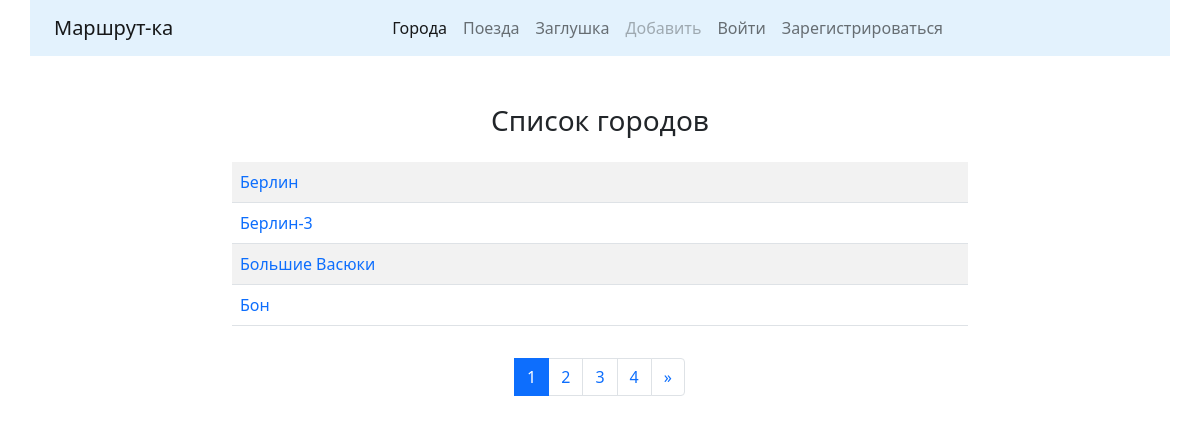
Before: /cities/ with the older database file.
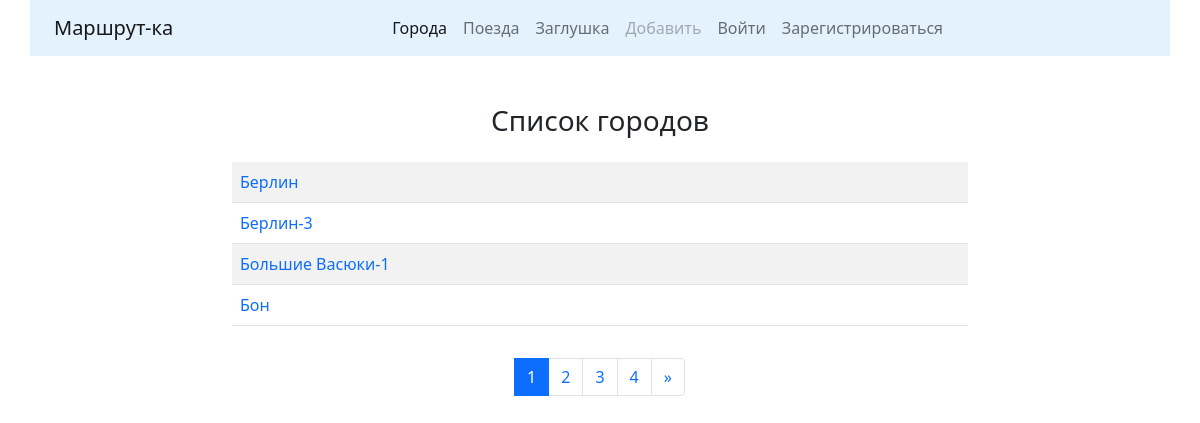
After: the same page with the newer database file.
### cities/models.py (models this page shows, shortened)
class City(models.Model):
    name = models.CharField(max_length=128, unique=True, verbose_name="Город",)
    class Meta:
        verbose_name = "Город"
        verbose_name_plural = "Города"
        ordering = ["name"]  # Сортировка объектов таблицы по имени

### cities/views.py (the view)
# urls.py: path('', CityListView.as_view(), name="cities"),
class CityListView(ListView):
    paginate_by = 4
    model = City
    template_name = "cities/cities.html"
    def get_context_data(self, **kwargs):
        context = super().get_context_data(**kwargs)
        form = CityForm()
        context["form"] = form
        return context

### cities/templates/cities/cities.html (shortened to what this page needs)
{% extends 'main/base.html' %}
{% block content %}
    <h3 align="center">Список городов</h3>
    <div class="row">
        <div class="col-md-8 mx-auto my-3">
            <table class="table table-striped">
                {% for object in page_obj %}
                    <tr>
                        <td><a href="{% url 'cities:detail' pk=object.id %}" style="text-decoration:none">{{object.name}}</a></td>
                        {% if user.is_authenticated %}
                            <td><a href="{% url 'cities:update' pk=object.id %}">
                                <button type="submit" class="btn btn-outline-primary">Редактировать</button></a></td>
                            <td><a href="{% url 'cities:delete' pk=object.id %}">
                                <button type="submit" class="btn btn-outline-danger">Удалить</button></a></td>
                        {% else %}
                            <td>&nbsp;</td>
                            <td>&nbsp;</td>
                        {% endif %}
                    </tr>
                {% endfor %}
            </table>
        </div>
    </div>
    <nav aria-label="Page navigation example">
        <ul class="pagination justify-content-center">
                {% for page in page_obj.paginator.page_range %}
                    <li class="page-item {% if page == page_obj.number %}active{% endif %}">
                        <a class="page-link" href="?page={{page}}">{{page}}</a>
                    </li>
                {% endfor %}
            <li class="page-item">
                {% if page_obj.has_next %}
                    <a class="page-link" href="?page={{ page_obj.next_page_number }}" aria-label="Next">
                        <span aria-hidden="true">&raquo;</span>
                    </a>
                {% endif %}
            </li>
        </ul>
    </nav>
{% endblock %}

Changed rows visible on the page:
changed City: name "Большие Васюки" → "Большие Васюки-1"
